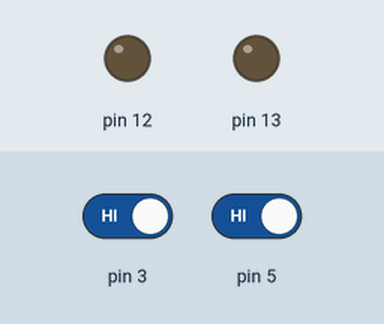
This sketch was run on a simulated Arduino Uno, built with avr-gcc and run on an emulated ATmega328P. Shown: output pins drawn as LEDs (lit = HIGH). The test bench sets the inputs (shaded band); at power-on: pin 3 HIGH, pin 5 HIGH.

Above: at 1.2 s.
1.3 s: pin 3 driven LOW
At 2.4 s:
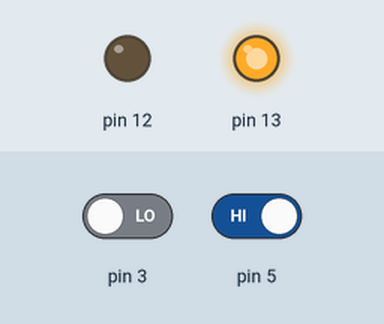
2.8 s: pin 5 driven LOW
At 4.0 s:
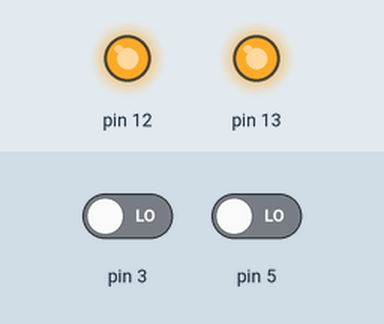
4.3 s: pin 3 driven HIGH
At 4.8 s:
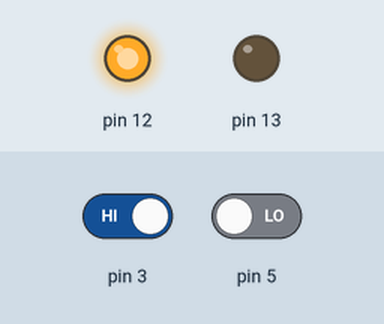
5.8 s: pin 5 driven HIGH
At 6.4 s:
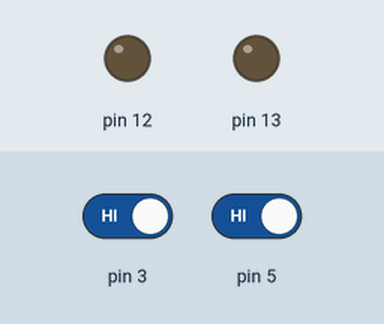
Timing chart, 0 to 8.3 s (numbered marks = the images above; inputs shaded):
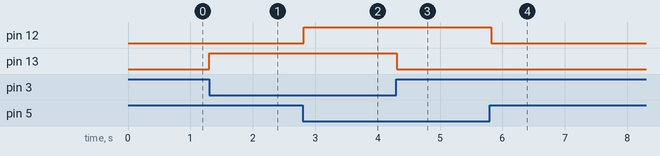

Measured:
- after the input at 1.3 s, pin 13: LOW → HIGH at once
- after the input at 2.8 s, pin 12: LOW → HIGH at once
- after the input at 4.3 s, pin 13: HIGH → LOW at once
- after the input at 5.8 s, pin 12: HIGH → LOW at once

The sketch:

ir_sensor.ino
```cpp
void setup()
{
  pinMode(13,OUTPUT);
  pinMode(3,INPUT);
  pinMode(12,OUTPUT);
  pinMode(5,INPUT);
  Serial.begin(9600);
}
void loop()
{
  if (digitalRead(3)== LOW)
  {
    digitalWrite(13,HIGH);

    delay(10);
  }
  else
  {

    digitalWrite(13,LOW);
    delay(10);

  }

  if (digitalRead(5)== LOW)
  {
    digitalWrite(12,HIGH);

    delay(10);
  }
  else
  {

    digitalWrite(12,LOW);
    delay(10);

  }

}
```
